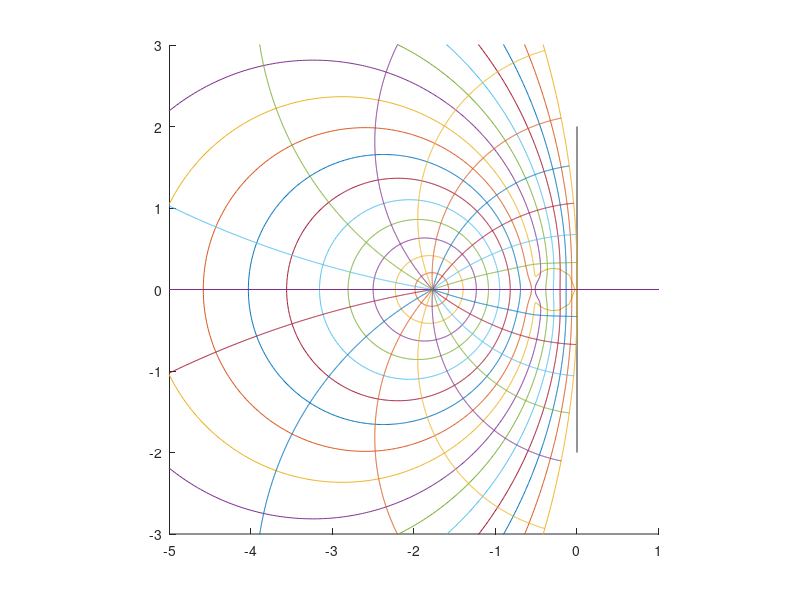

Recreate this plot in MATLAB.
% Matt McDade
% System Simulation
% Midterm Exam Problem 4C

Nt=20;
Nr=17;

theta=linspace(0,2*pi,1001);
rho=linspace(0,1,1001);

tvec=linspace(0,2*pi,Nt);
rvec=linspace(0,1,Nr);

figure(1)
clf
hold on
    plot(rho*0,4*rho-2,'k')
    plot(4*rho-3,rho*0,'k')
hold off
for k=1:length(rvec)
    z=rvec(k)*exp(i*theta);
    zeta= (z.^2 - (236/151)*z + (85/151)) ./ ((70/151)*z.^2 + (44/151)*z - (48/151));
    hold on
        plot(real(zeta),imag(zeta))
    hold off
end

for k=1:length(tvec)-1
    z=rho*exp(i*tvec(k));
    zeta= (z.^2 - (236/151)*z + (85/151)) ./ ((70/151)*z.^2 + (44/151)*z - (48/151));
    hold on
        plot(real(zeta),imag(zeta))
    hold off
end

axis([-5 1 -3 3])
axis square
